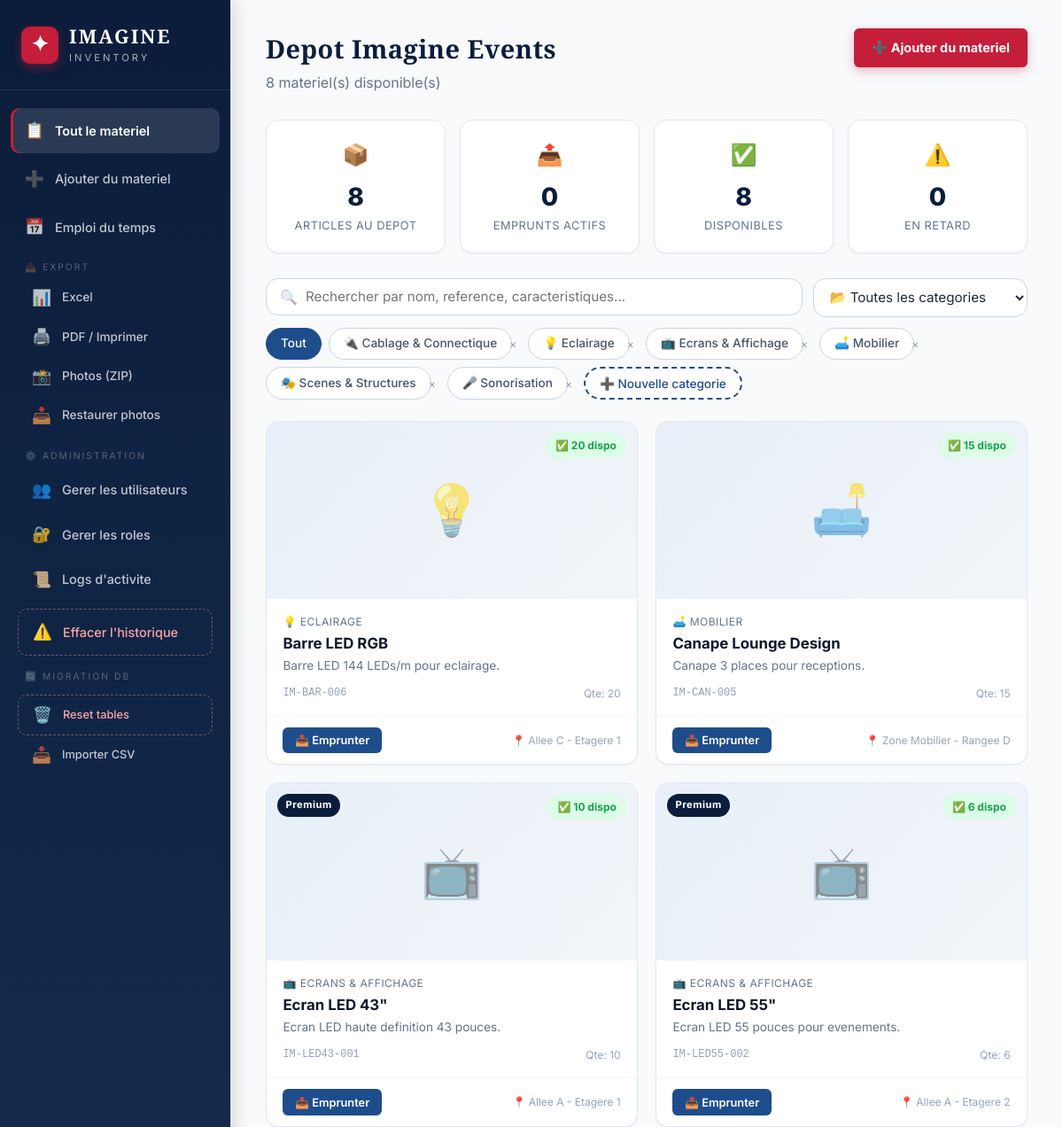
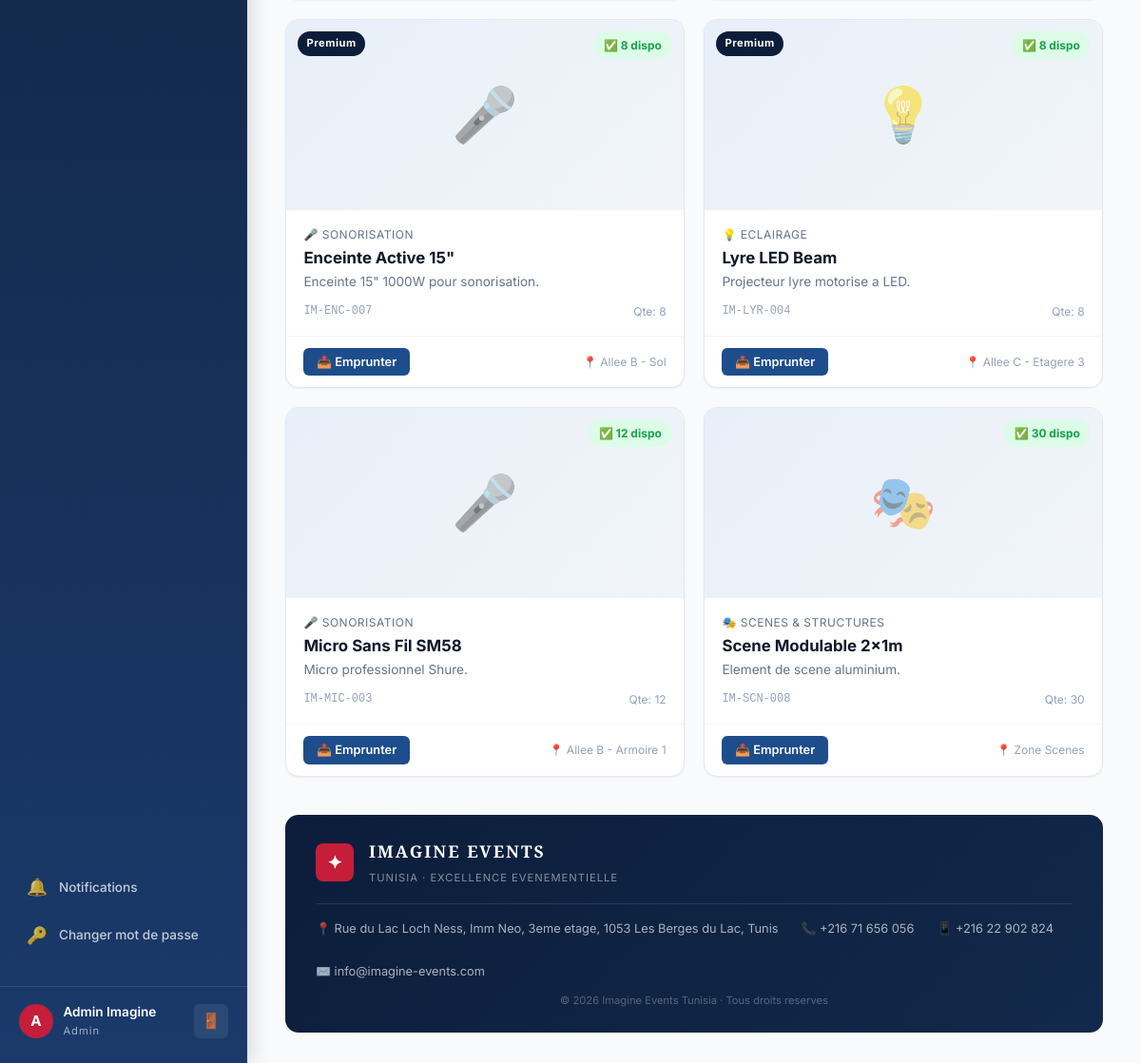
The app's page /dashboard (signed in) with its own data (2 pictures, top to bottom).
### app.py (models this page shows, shortened)
class User(UserMixin, db.Model):
    __tablename__ = 'users'
    id = db.Column(db.Integer, primary_key=True); email = db.Column(db.String(150), unique=True, nullable=False)
    password_hash = db.Column(db.String(256), nullable=False); full_name = db.Column(db.String(150), nullable=False)
    role_id = db.Column(db.Integer, db.ForeignKey('roles.id'), nullable=True)
    created_at = db.Column(db.DateTime, default=tunisia_now)
    borrows = db.relationship('Borrow', backref='user', lazy=True)
    event_assignments = db.relationship('EventAssignment', backref='user', lazy=True)
    notifications = db.relationship('Notification', backref='user', lazy=True, foreign_keys='Notification.user_id')
    def has_permission(self, perm):
        role = db.session.get(CustomRole, self.role_id) if self.role_id else None
        return role.has_permission(perm) if role else False
    @property
    def role_name(self):
        role = db.session.get(CustomRole, self.role_id) if self.role_id else None
        return role.name if role else 'Aucun role'
    @property
    def unread_notifications(self):
        return Notification.query.filter_by(user_id=self.id, read=False).count()

class CustomRole(db.Model):
    __tablename__ = 'roles'
    id = db.Column(db.Integer, primary_key=True); name = db.Column(db.String(100), unique=True, nullable=False)
    icon = db.Column(db.String(10), default='👤'); description = db.Column(db.String(250), default='')
    permissions = db.Column(db.Text, default=''); created_at = db.Column(db.DateTime, default=tunisia_now)
    users = db.relationship('User', backref='role', lazy=True)
    def get_permissions(self):
        try: return json.loads(self.permissions) if self.permissions else []
        except: return []
    def has_permission(self, p): return p in self.get_permissions()

class Category(db.Model):
    __tablename__ = 'categories'
    id = db.Column(db.Integer, primary_key=True); name = db.Column(db.String(100), unique=True, nullable=False)
    icon = db.Column(db.String(10), default='📦')
    equipment = db.relationship('Equipment', backref='category', lazy=True)

class Equipment(db.Model):
    __tablename__ = 'equipment'
    id = db.Column(db.Integer, primary_key=True); name = db.Column(db.String(200), nullable=False)
    description = db.Column(db.Text, default=''); reference = db.Column(db.String(100), unique=True)
    category_id = db.Column(db.Integer, db.ForeignKey('categories.id'))
    total_quantity = db.Column(db.Integer, default=1); available_quantity = db.Column(db.Integer, default=1)
    specifications = db.Column(db.Text, default=''); condition = db.Column(db.String(50), default='Bon etat')
    location = db.Column(db.String(100), default='Depot principal'); created_at = db.Column(db.DateTime, default=tunisia_now)
    images = db.relationship('EquipmentImage', backref='equipment', lazy=True, cascade='all, delete-orphan')
    borrows = db.relationship('Borrow', backref='equipment', lazy=True)
    def primary_image(self): return self.images[0].filename if self.images else None

### app.py (the view)
@app.route('/dashboard')
@login_required
def dashboard():
    search = request.args.get('search','').strip(); cat_filter = request.args.get('category','')
    q = Equipment.query
    if search: q = q.filter(db.or_(Equipment.name.ilike(f'%{search}%'),Equipment.description.ilike(f'%{search}%'),Equipment.reference.ilike(f'%{search}%'),Equipment.specifications.ilike(f'%{search}%'),Equipment.location.ilike(f'%{search}%')))
    if cat_filter: q = q.filter_by(category_id=int(cat_filter))
    eqs = q.order_by(Equipment.name).all(); cats = Category.query.order_by(Category.name).all()
    ab = Borrow.query.filter(Borrow.status.in_(['active','late'])).order_by(Borrow.expected_return_date).all()
    today = date.today()
    for b in ab:
        if b.status == 'active' and b.expected_return_date < today: b.status = 'late'
    db.session.commit()
    eq_json = json.dumps([{'id':e.id,'name':e.name,'available_quantity':e.available_quantity} for e in Equipment.query.all()])
    is_pending = not current_user.has_permission('borrow_equipment') and not current_user.has_permission('manage_equipment') and not current_user.has_permission('manage_users')
    return render_template('dashboard.html', equipment=eqs, categories=cats, active_borrows=ab, search=search, cat_filter=cat_filter, all_count=Equipment.query.count(), available_count=Equipment.query.filter(Equipment.available_quantity>0).count(), late_count=Borrow.query.filter_by(status='late').count(), equipment_json=eq_json, today=today, is_pending=is_pending)

### templates/dashboard.html (shortened to what this page needs)
{% extends "base.html" %}
{% block content %}
<div class="dashboard">
    <div class="dash-header">
        <div>
            <h1 class="dash-title">Depot Imagine Events</h1>
            <p class="dash-subtitle">{{ equipment | length }} materiel(s) disponible(s)</p>
        </div>
        <div class="dash-actions">
            <a href="{{ url_for('add_equipment') }}" class="btn btn-accent">
                ➕ Ajouter du materiel
            </a>
        </div>
    </div>
    <div class="stats-row">
        <div class="stat-card"><div class="stat-icon">📦</div><div class="stat-value">{{ equipment | length }}</div><div class="stat-label">Articles au depot</div></div>
        <div class="stat-card"><div class="stat-icon">📤</div><div class="stat-value">{{ active_borrows | length }}</div><div class="stat-label">Emprunts actifs</div></div>
        <div class="stat-card"><div class="stat-icon">✅</div><div class="stat-value">{{ equipment | selectattr('available_quantity', 'gt', 0) | list | length }}</div><div class="stat-label">Disponibles</div></div>
        <div class="stat-card"><div class="stat-icon">⚠️</div><div class="stat-value">{{ active_borrows | selectattr('status', 'eq', 'late') | list | length }}</div><div class="stat-label">En retard</div></div>
    </div>
    <div class="search-section">
        <form method="GET" action="{{ url_for('dashboard') }}" class="search-form">
            <div class="search-wrapper">
                <span class="search-icon">🔍</span>
                <input type="text" name="search" value="{{ search }}" placeholder="Rechercher par nom, reference, caracteristiques..." class="search-input" autocomplete="off">
            </div>
            <select name="category" class="filter-select" onchange="this.form.submit()">
                <option value="">📂 Toutes les categories</option>
            </select>
        </form>
        <div class="category-chips">
            <a href="{{ url_for('dashboard') }}" class="chip {% if not category_filter %}active{% endif %}">Tout</a>
            {% for cat in categories %}
            <span style="display:inline-flex;align-items:center;gap:0">
                <a href="{{ url_for('dashboard', category=cat.id) }}" class="chip {% if category_filter == cat.id|string %}active{% endif %}">{{ cat.icon }} {{ cat.name }}</a>
                {% if current_user.has_permission('manage_categories') %}
                <form method="POST" action="{{ url_for('delete_category', cid=cat.id) }}" style="display:inline;margin-left:-8px" onsubmit="return confirm('Supprimer la categorie {{ cat.name|replace("'","\\'") }} ?')"><button style="background:none;border:none;color:var(--gray-400);cursor:pointer;font-size:.8rem;padding:0 .3rem" title="Supprimer">×</button></form>
                {% endif %}
            </span>
            {% endfor %}
            <button class="chip" style="border:2px dashed var(--blue);color:var(--blue);cursor:pointer" onclick="openAddCategoryModal()" title="Ajouter une categorie">➕ Nouvelle categorie</button>
        </div>
    </div>
    <div class="equipment-grid">
        {% for eq in equipment %}
        <div class="equipment-card {% if eq.available_quantity == 0 %}unavailable{% endif %}" onclick="window.location='{{ url_for('equipment_detail', eid=eq.id) }}'">
            <div class="card-image">
                {% if eq.primary_image() %}<img src="{{ url_for('uploaded_file', fn=eq.primary_image()) }}" alt="{{ eq.name }}" loading="lazy">
                {% else %}<div class="card-placeholder"><span class="placeholder-icon">{{ eq.category.icon if eq.category else '📦' }}</span></div>{% endif %}
                <div class="card-badge {% if eq.available_quantity > 0 %}badge-available{% else %}badge-unavailable{% endif %}">
                    {% if eq.available_quantity > 0 %}✅ {{ eq.available_quantity }} dispo{% else %}🔴 Indisponible{% endif %}
                </div>
                {% if eq.condition == 'Excellent' %}<div class="card-quality">Premium</div>{% endif %}
            </div>
            <div class="card-body">
                <div class="card-category">{% if eq.category %}{{ eq.category.icon }} {{ eq.category.name }}{% endif %}</div>
                <h3 class="card-title">{{ eq.name }}</h3>
                <p class="card-desc">{{ eq.description[:80] }}{% if eq.description | length > 80 %}...{% endif %}</p>
                <div class="card-meta"><span class="meta-ref">{{ eq.reference }}</span><span class="meta-qty">Qte: {{ eq.total_quantity }}</span></div>
            </div>
            <div class="card-footer">
                <button class="btn btn-sm btn-borrow" onclick="event.stopPropagation();openBorrowModal('{{ eq.id }}','{{ eq.name | escape }}',{{ eq.available_quantity }})" {% if eq.available_quantity == 0 %}disabled{% endif %}>📤 Emprunter</button>
                <span class="card-location">📍 {{ eq.location }}</span>
            </div>
        </div>
        {% else %}
        <div class="empty-state"><div class="empty-icon">📭</div><h3>Aucun materiel trouve</h3><p>Essayez de modifier votre recherche ou ajoutez du nouveau materiel.</p><a href="{{ url_for('add_equipment') }}" class="btn btn-primary">➕ Ajouter du materiel</a></div>
        {% endfor %}
    </div>
</div>
{% endblock %}

### templates/base.html (shortened to what this page needs)
<!DOCTYPE html>
<html lang="fr">
<head>
    <link rel="stylesheet" href="{{ url_for('static', filename='css/style.css') }}">
</head>
<body>
    {% if current_user.is_authenticated %}
    <aside class="sidebar" id="sidebar">
        <div class="sidebar-brand">
            <div class="brand-icon">✦</div>
            <div class="brand-text">
                <span class="brand-name">IMAGINE</span>
                <span class="brand-sub">Inventory</span>
            </div>
        </div>
        <nav class="sidebar-nav">
            <a href="{{ url_for('dashboard') }}" class="nav-item {% if request.endpoint == 'dashboard' %}active{% endif %}">
                <span class="nav-icon">📋</span><span>Tout le materiel</span>
            </a>
            {% if current_user.has_permission('manage_equipment') %}
            <a href="{{ url_for('add_equipment') }}" class="nav-item {% if request.endpoint == 'add_equipment' %}active{% endif %}">
                <span class="nav-icon">➕</span><span>Ajouter du materiel</span>
            </a>
            {% endif %}
            <a href="{{ url_for('schedule') }}" class="nav-item {% if request.endpoint == 'schedule' %}active{% endif %}">
                <span class="nav-icon">📅</span><span>Emploi du temps</span>
            </a>
            {% if current_user.has_permission('manage_equipment') %}
            <div style="margin:.25rem 0;padding:0 .5rem">
                <div style="font-size:.65rem;text-transform:uppercase;color:rgba(255,255,255,.3);letter-spacing:2px;padding:.25rem .5rem">📤 Export</div>
                <a href="{{ url_for('export_excel') }}" class="nav-item" style="font-size:.85rem;padding:.5rem 1rem">
                    <span class="nav-icon">📊</span><span>Excel</span>
                </a>
                <a href="{{ url_for('export_printer') }}" class="nav-item" style="font-size:.85rem;padding:.5rem 1rem" target="_blank">
                    <span class="nav-icon">🖨️</span><span>PDF / Imprimer</span>
                </a>
                {% if current_user.has_permission('manage_database') %}
                <a href="{{ url_for('export_photos_zip') }}" class="nav-item" style="font-size:.85rem;padding:.5rem 1rem">
                    <span class="nav-icon">📸</span><span>Photos (ZIP)</span>
                </a>
                <a href="{{ url_for('restore_photos') }}" class="nav-item" style="font-size:.85rem;padding:.5rem 1rem">
                    <span class="nav-icon">📥</span><span>Restaurer photos</span>
                </a>
                {% endif %}
            </div>
            {% endif %}
            {% if current_user.has_permission('manage_users') %}
            <div style="margin:.25rem 0;padding:0 .5rem">
                <div style="font-size:.65rem;text-transform:uppercase;color:rgba(255,255,255,.3);letter-spacing:2px;padding:.25rem .5rem">⚙️ Administration</div>
                <a href="{{ url_for('manage_users') }}" class="nav-item {% if request.endpoint == 'manage_users' %}active{% endif %}">
                    <span class="nav-icon">👥</span><span>Gerer les utilisateurs</span>
                </a>
                <a href="{{ url_for('manage_roles') }}" class="nav-item {% if request.endpoint == 'manage_roles' %}active{% endif %}">
                    <span class="nav-icon">🔐</span><span>Gerer les roles</span>
                </a>
                <a href="{{ url_for('activity_logs') }}" class="nav-item {% if request.endpoint == 'activity_logs' %}active{% endif %}">
                    <span class="nav-icon">📜</span><span>Logs d'activite</span>
                </a>
                <a href="#" class="nav-item nav-danger" onclick="openClearHistoryModal();return false" title="⚠️ A utiliser avec precaution">
                    <span class="nav-icon">⚠️</span><span>Effacer l'historique</span>
                </a>
            </div>
            {% if current_user.has_permission('manage_database') %}
            <div style="margin:.25rem 0;padding:0 .5rem">
                <div style="font-size:.65rem;text-transform:uppercase;color:rgba(255,255,255,.3);letter-spacing:2px;padding:.25rem .5rem">🔄 Migration DB</div>
                <a href="{{ url_for('reset_all_tables') }}" class="nav-item nav-danger" style="font-size:.8rem;padding:.5rem 1rem">
                    <span class="nav-icon">🗑️</span><span>Reset tables</span>
                </a>
                <a href="{{ url_for('import_csv') }}" class="nav-item" style="font-size:.8rem;padding:.5rem 1rem">
                    <span class="nav-icon">📥</span><span>Importer CSV</span>
                </a>
            </div>
            {% endif %}
            {% endif %}
            <div style="margin-top:auto;padding:0.5rem 0">
                <a href="{{ url_for('notifications') }}" class="nav-item" style="font-size:0.85rem;position:relative">
                    <span class="nav-icon">🔔</span><span>Notifications</span>
                </a>
                <a href="{{ url_for('change_password') }}" class="nav-item" style="font-size:0.85rem">
                    <span class="nav-icon">🔑</span><span>Changer mot de passe</span>
                </a>
            </div>
        </nav>
        <div class="sidebar-footer">
            <div class="user-info">
                <div class="user-avatar">{{ current_user.full_name[0] | upper }}</div>
                <div>
                    <div class="user-name">{{ current_user.full_name }}</div>
                    <div class="user-role">{{ current_user.role_name }}</div>
                </div>
            </div>
            <a href="{{ url_for('logout') }}" class="logout-btn" title="Deconnexion">🚪</a>
        </div>
    </aside>
    {% endif %}
    <main class="main-content {% if not current_user.is_authenticated %}no-sidebar{% endif %}">
        {% block content %}{% endblock %}
        {% if not current_user.is_authenticated or request.endpoint == 'dashboard' %}
        <footer class="app-footer">
            <div class="footer-content">
                <div class="footer-brand">
                    <div class="footer-logo">✦</div>
                    <div>
                        <span class="footer-name">IMAGINE EVENTS</span>
                        <span class="footer-sub">Tunisia · Excellence Evenementielle</span>
                    </div>
                </div>
                <div class="footer-info">
                    <span>📍 Rue du Lac Loch Ness, Imm Neo, 3eme etage, 1053 Les Berges du Lac, Tunis</span>
                    <span>📞 +216 71 656 056</span>
                    <span>📱 +216 22 902 824</span>
                    <span>✉️ info@imagine-events.com</span>
                </div>
                <div class="footer-copy">© 2026 Imagine Events Tunisia · Tous droits reserves</div>
            </div>
        </footer>
        {% endif %}
    </main>
</body>
</html>

### records on screen
User: full_name "A", full_name "Admin Imagine"
CustomRole: role_name "Admin"
Category: icon "🔌", name "Cablage & Connectique"
Category: icon "💡", name "Eclairage"
Category: icon "📺", name "Ecrans & Affichage"
Category: icon "🛋️", name "Mobilier"
Category: icon "🎭", name "Scenes & Structures"
Category: icon "🎤", name "Sonorisation"
Equipment: category "💡", available_quantity "20", category.icon "💡", category.name "ECLAIRAGE", name "Barre LED RGB", description "Barre LED 144 LEDs/m pour eclairage.", reference "IM-BAR-006", total_quantity "20", location "Allee C - Etagere 1"
Equipment: category "🛋️", available_quantity "15", category.icon "🛋️", category.name "MOBILIER", name "Canape Lounge Design", description "Canape 3 places pour receptions.", reference "IM-CAN-005", total_quantity "15", location "Zone Mobilier - Rangee D"
Equipment: category "📺", available_quantity "10", condition "Premium", category.icon "📺", category.name "ECRANS & AFFICHAGE", name "Ecran LED 43\"", description "Ecran LED haute definition 43 pouces.", reference "IM-LED43-001", total_quantity "10", location "Allee A - Etagere 1"
Equipment: category "📺", available_quantity "6", condition "Premium", category.icon "📺", category.name "ECRANS & AFFICHAGE", name "Ecran LED 55\"", description "Ecran LED 55 pouces pour evenements.", reference "IM-LED55-002", total_quantity "6", location "Allee A - Etagere 2"
Equipment: category "🎤", available_quantity "8", condition "Premium", category.icon "🎤", category.name "SONORISATION", name "Enceinte Active 15\"", description "Enceinte 15\" 1000W pour sonorisation.", reference "IM-ENC-007", total_quantity "8", location "Allee B - Sol"
Equipment: category "💡", available_quantity "8", condition "Premium", category.icon "💡", category.name "ECLAIRAGE", name "Lyre LED Beam", description "Projecteur lyre motorise a LED.", reference "IM-LYR-004", total_quantity "8", location "Allee C - Etagere 3"
Equipment: category "🎤", available_quantity "12", category.icon "🎤", category.name "SONORISATION", name "Micro Sans Fil SM58", description "Micro professionnel Shure.", reference "IM-MIC-003", total_quantity "12", location "Allee B - Armoire 1"
Equipment: category "🎭", available_quantity "30", category.icon "🎭", category.name "SCENES & STRUCTURES", name "Scene Modulable 2x1m", description "Element de scene aluminium.", reference "IM-SCN-008", total_quantity "30", location "Zone Scenes"

### other values on screen
{{ equipment | length }} "8"
{{ active_borrows | length }} "0"
{{ equipment | selectattr('available_quantity', 'gt', 0) | list | length }} "8"
{{ active_borrows | selectattr('status', 'eq', 'late') | list | length }} "0"
